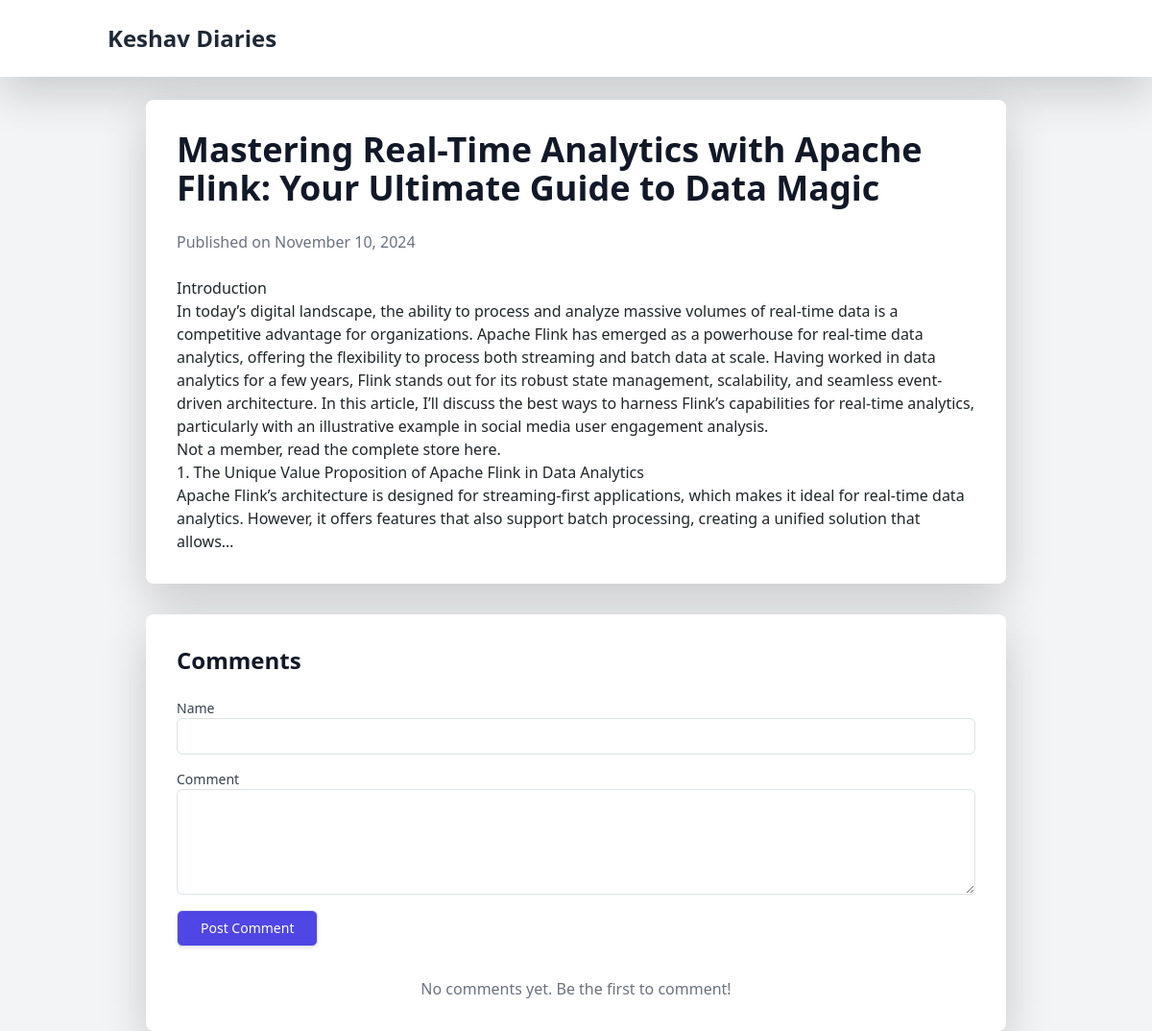
Before: /post/2/ with the older database file.
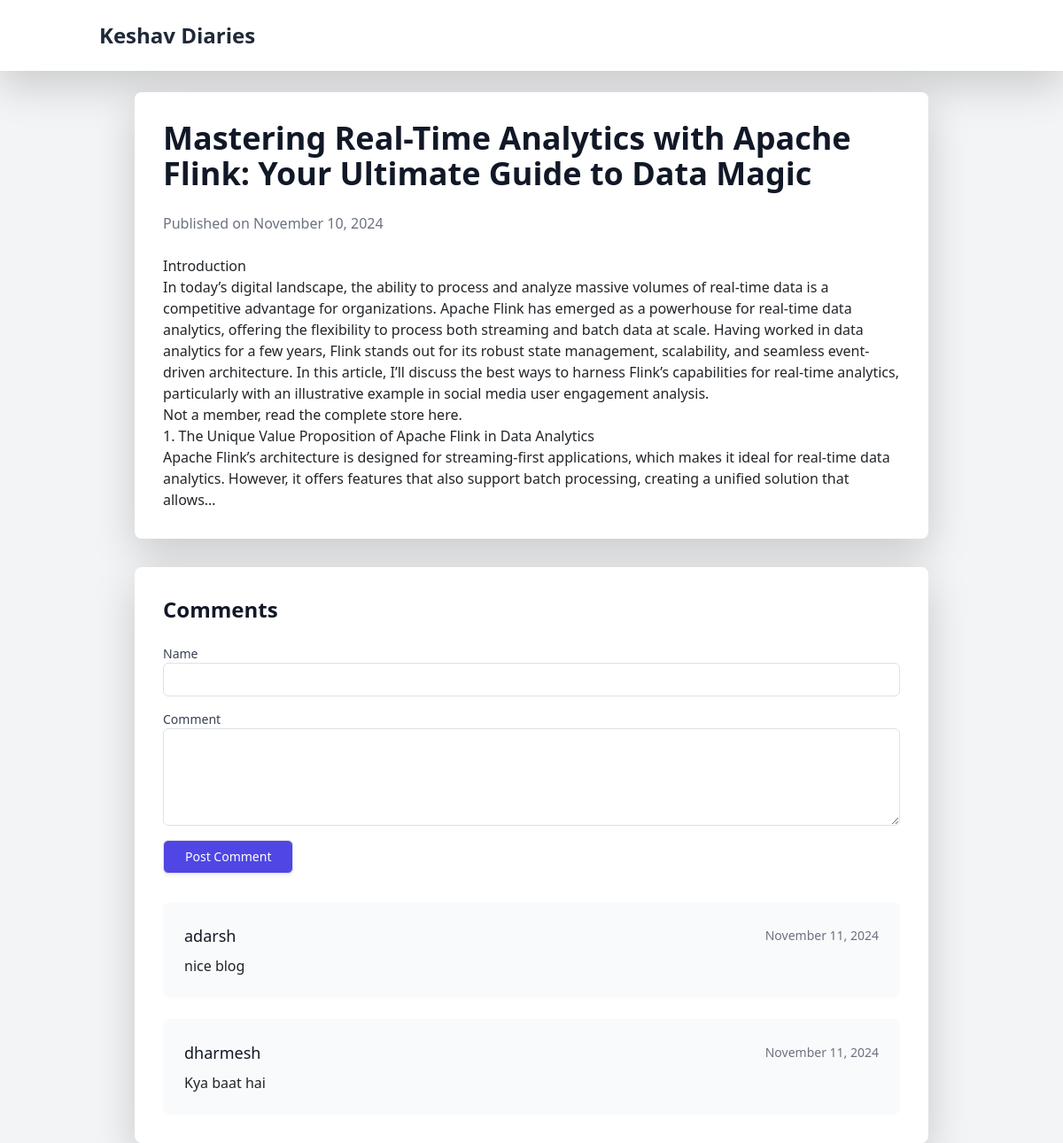
After: the same page with the newer database file.
### blog/models.py (models this page shows, shortened)
class Post(models.Model):
    title = models.CharField(max_length=200)
    content = models.TextField()
    excerpt = models.TextField(max_length=200, blank=True)
    created_date = models.DateTimeField(default=timezone.now)
    class Meta:
        ordering = ['-created_date']

class Comment(models.Model):
    post = models.ForeignKey(Post, on_delete=models.CASCADE, related_name='comments')
    author = models.CharField(max_length=100)
    text = models.TextField()
    created_date = models.DateTimeField(default=timezone.now)

### blog/views.py (the view)
# urls.py: path('post/<int:pk>/', views.post_detail, name='post_detail'),
def post_detail(request, pk):
    post = get_object_or_404(Post, pk=pk)
    comments = post.comments.all()
    if request.method == 'POST':
        form = CommentForm(request.POST)
        if form.is_valid():
            comment = form.save(commit=False)
            comment.post = post
            comment.save()
            messages.success(request, 'Your comment has been added successfully!')
            return redirect('blog:post_detail', pk=pk)
    else:
        form = CommentForm()
    return render(request, 'post_detail.html', {
        'post': post,
        'comments': comments,
        'form': form
    })

### blog/forms.py
class CommentForm(forms.ModelForm):
    class Meta:
        model = Comment
        fields = ['author', 'text']
        widgets = {
            'author': forms.TextInput(attrs={'class': 'form-control'}),
            'text': forms.Textarea(attrs={'class': 'form-control', 'rows': 4}),
        }

### templates/post_detail.html (shortened to what this page needs)
{% extends "base.html" %} {% block title %}{{ post.title }}{% endblock title %}
{% block content %}
<div class="max-w-4xl mx-auto">
  <article class="bg-white rounded-lg shadow-lg p-8 mb-8">
    <h1 class="text-4xl font-bold text-gray-900 mb-4">{{ post.title }}</h1>
    <div class="text-gray-500 mb-6">
      Published on {{ post.created_date|date:"F j, Y" }}
    </div>
    <div class="prose max-w-none">{{ post.content|linebreaks }}</div>
  </article>
  <div class="bg-white rounded-lg shadow-lg p-8">
    <h2 class="text-2xl font-bold text-gray-900 mb-6">Comments</h2>
    <form method="post" class="mb-8">
      <div class="space-y-4">
        <div>
          <label class="block text-sm font-medium text-gray-700">Name</label>
          {{ form.author }}
        </div>
        <div>
          <label class="block text-sm font-medium text-gray-700">Comment</label>
          {{ form.text }}
        </div>
        <button
          type="submit"
          class="inline-flex items-center px-4 py-2 border border-transparent text-sm font-medium rounded-md shadow-sm text-white bg-indigo-600 hover:bg-indigo-700 focus:outline-none focus:ring-2 focus:ring-offset-2 focus:ring-indigo-500"
        >
          Post Comment
        </button>
      </div>
    </form>
    <div class="space-y-6">
      {% for comment in comments %}
      <div class="bg-gray-50 p-4 rounded-lg">
        <div class="flex items-center justify-between mb-2">
          <h3 class="text-lg font-medium text-gray-900">
            {{ comment.author }}
          </h3>
          <time class="text-sm text-gray-500"
            >{{ comment.created_date|date:"F j, Y" }}</time
          >
        </div>
        <p class="text-gray-700">{{ comment.text|linebreaks }}</p>
      </div>
      {% empty %}
      <p class="text-gray-500 text-center">
        No comments yet. Be the first to comment!
      </p>
      {% endfor %}
    </div>
  </div>
</div>
{% endblock content %}

### templates/base.html (shortened to what this page needs)
<!DOCTYPE html>
<html lang="en">
  <head>
    <link
      href="https://cdn.jsdelivr.net/npm/bootstrap@5.3.0/dist/css/bootstrap.min.css"
      rel="stylesheet"
    />
    <script src="https://cdn.tailwindcss.com"></script>
  </head>
  <body class="bg-gray-100">
    <nav class="bg-white shadow-lg mb-6">
      <div class="container mx-auto px-4">
        <div class="flex justify-between items-center py-4">
          <a
            href="{% url 'blog:home' %}"
            class="text-2xl font-bold text-gray-800"
            >Keshav Diaries</a
          >
        </div>
      </div>
    </nav>
    <div class="container mx-auto px-4">
      {% block content %} {% endblock content %}
    </div>
  </body>
</html>

Changed rows visible on the page:
added Comment: author "adarsh", created_date "November 11, 2024", text "nice blog"
added Comment: author "dharmesh", created_date "November 11, 2024", text "Kya baat hai"
Other visible differences:
text no longer shown: "No comments yet. Be the first to comment!"
